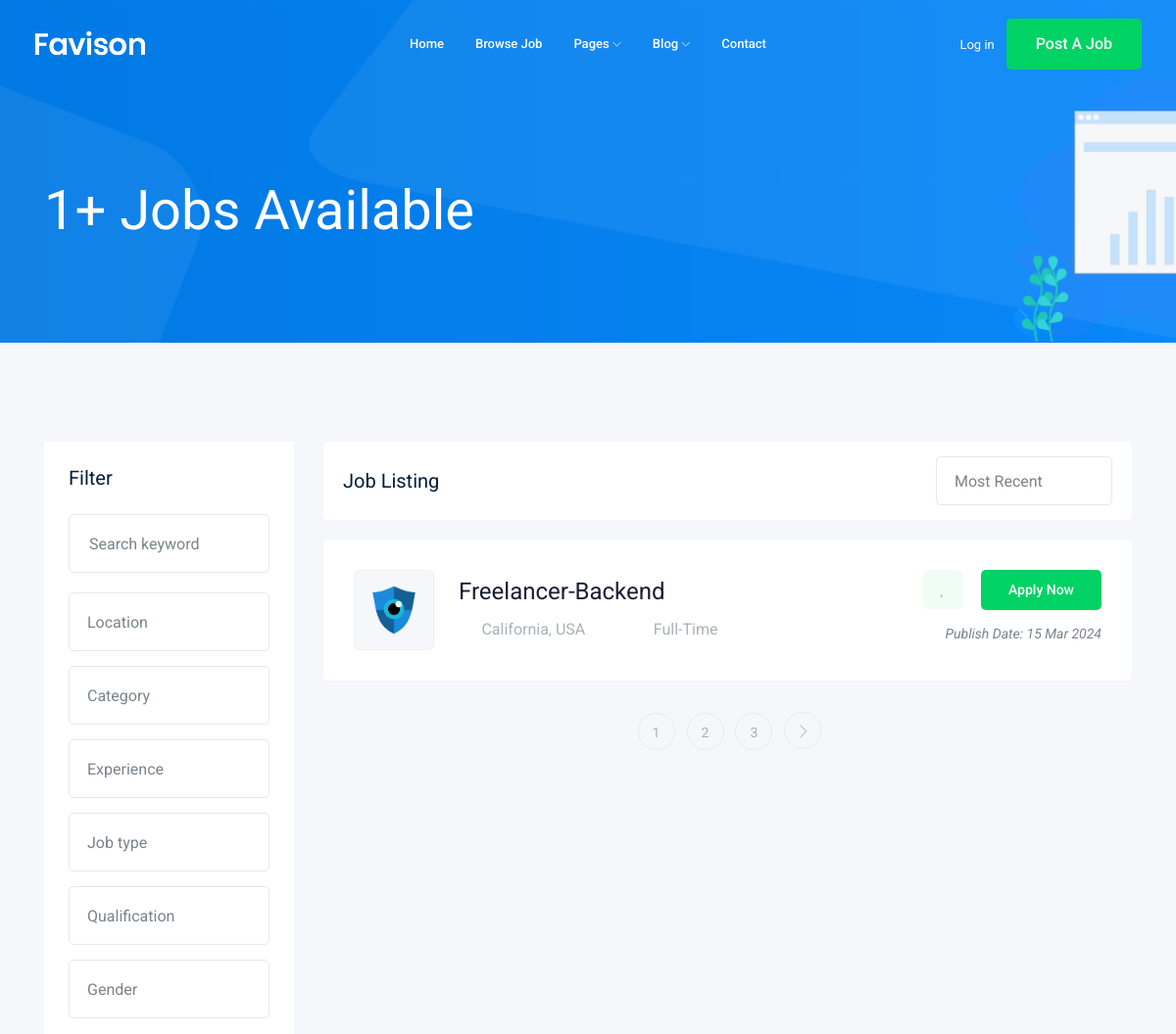
The app's page /jobs/ (upper part), older data.
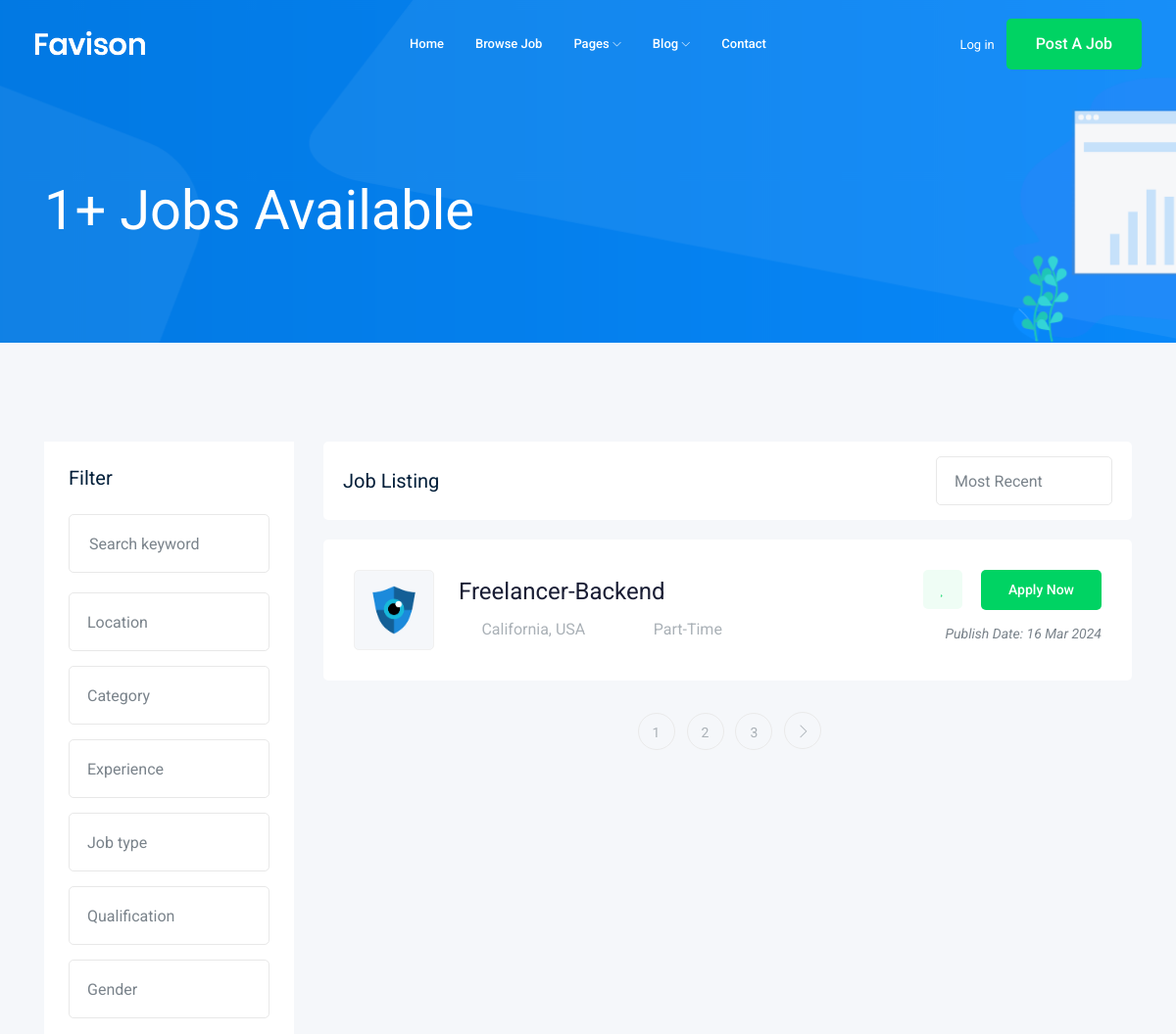
The same page, newer data.
### job/models.py (models this page shows, shortened)
class Job(models.Model):
    title = models.CharField(max_length=100)
    job_type = models.CharField(max_length=15, choices=JOB_TYPES)
    description = models.TextField(max_length=1000)
    publish_date = models.DateTimeField(auto_now=True)
    vacancy = models.IntegerField(default=1)
    salary = models.IntegerField(default=0)
    experience = models.IntegerField(default=1)
    category = models.ForeignKey('Categories', on_delete=models.CASCADE)
    image = models.ImageField(upload_to=upload_image)
    slug = models.SlugField(blank=True, null=True)

### job/views.py (the view)
# urls.py: path('', views.job_list),
def job_list(request):
    job_list = Job.objects.all()
    paginator = Paginator(job_list, 1)
    page_number = request.GET.get('page')
    page_obj = paginator.get_page(page_number)
    context = {'jobs': page_obj}
    return render(request, 'job/job_list.html', context)

### job/templates/job/job_list.html (shortened to what this page needs)
{% extends "base.html" %} {% block body %}
<div class="bradcam_area bradcam_bg_1">
  <div class="container">
    <div class="row">
      <div class="col-xl-12">
        <div class="bradcam_text">
          <h3>{{jobs|length}}+ Jobs Available</h3>
        </div>
      </div>
    </div>
  </div>
</div>
<div class="job_listing_area plus_padding">
  <div class="container">
    <div class="row">
      <div class="col-lg-3">
        <div class="job_filter white-bg">
          <div class="form_inner white-bg">
            <h3>Filter</h3>
            <form action="#">
              <div class="row">
                <div class="col-lg-12">
                  <div class="single_field">
                    <input type="text" placeholder="Search keyword" />
                  </div>
                </div>
                <div class="col-lg-12">
                </div>
                <div class="col-lg-12">
                </div>
                <div class="col-lg-12">
                </div>
                <div class="col-lg-12">
                </div>
                <div class="col-lg-12">
                </div>
                <div class="col-lg-12">
                </div>
              </div>
            </form>
          </div>
        </div>
      </div>
      <div class="col-lg-9">
        <div class="recent_joblist_wrap">
          <div class="recent_joblist white-bg">
            <div class="row align-items-center">
              <div class="col-md-6">
                <h4>Job Listing</h4>
              </div>
              <div class="col-md-6">
                <div class="serch_cat d-flex justify-content-end">
                </div>
              </div>
            </div>
          </div>
        </div>
        <div class="job_lists m-0">
          <div class="row">
            {% for job in jobs %}
            <div class="col-lg-12 col-md-12">
              <div class="single_jobs white-bg d-flex justify-content-between">
                <div class="jobs_left d-flex align-items-center">
                  <div class="thumb">
                    <img
                      style="max-width: 50px"
                      src="{{job.image.url}}"
                      alt=""
                    />
                  </div>
                  <div class="jobs_conetent">
                    <a href="{% url 'jobs:job_detail' job.slug %}"
                      ><h4>{{job.title}}</h4></a
                    >
                    <div class="links_locat d-flex align-items-center">
                      <div class="location">
                        <p><i class="fa fa-map-marker"></i> California, USA</p>
                      </div>
                      <div class="location">
                        <p><i class="fa fa-clock-o"></i>{{job.job_type}}</p>
                      </div>
                    </div>
                  </div>
                </div>
                <div class="jobs_right">
                  <div class="apply_now">
                    <a class="heart_mark" href="#">
                      <i class="fa fa-heart"></i>
                    </a>
                    <a
                      href="{% url 'jobs:job_detail' job.slug %}"
                      class="boxed-btn3"
                      >Apply Now</a
                    >
                  </div>
                  <div class="date">
                    <p>Publish Date: {{ job.publish_date|date:"d M Y" }}</p>
                  </div>
                </div>
              </div>
            </div>
            {% endfor %}
          </div>
          {% if jobs.has_other_pages %}
          <div class="row">
            <div class="col-lg-12">
              <div class="pagination_wrap">
                <ul>
                  {% for i in jobs.paginator.page_range %}
                  <li>
                    <a href="?page={{i}}"><span>{{i}}</span></a>
                  </li>
                  {% endfor %}
                  <li>
                    {% if jobs.has_next %}
                    <a href="?page={{jobs.next_page_number}}"> <i class="ti-angle-right"></i> </a>
                    {% endif %}
                  </li>
                </ul>
              </div>
            </div>
          </div>
          {% endif %}
        </div>
      </div>
    </div>
  </div>
</div>
{% endblock body %}

### templates/base.html (shortened to what this page needs)
{% load static %}
<!DOCTYPE html>
<html class="no-js" lang="zxx">
  <head>
    <link rel="stylesheet" href="{% static 'css/bootstrap.min.css' %}" />
    <link rel="stylesheet" href="{% static 'css/owl.carousel.min.css' %}" />
    <link rel="stylesheet" href="{% static 'css/magnific-popup.css' %}" />
    <link rel="stylesheet" href="{% static 'css/font-awesome.min.css' %}" />
    <link rel="stylesheet" href="{% static 'css/themify-icons.css' %}" />
    <link rel="stylesheet" href="{% static 'css/nice-select.css' %}" />
    <link rel="stylesheet" href="{% static 'css/flaticon.css' %}" />
    <link rel="stylesheet" href="{% static 'css/jquery-ui.css' %}" />
    <link rel="stylesheet" href="{% static 'css/gijgo.css' %}" />
    <link rel="stylesheet" href="{% static 'css/animate.min.css' %}" />
    <link rel="stylesheet" href="{% static 'css/slicknav.css' %}" />
    <link rel="stylesheet" href="{% static 'css/style.css' %}" />
  </head>
  <body>
    <header>
      <div class="header-area">
        <div id="sticky-header" class="main-header-area">
          <div class="container-fluid">
            <div class="header_bottom_border">
              <div class="row align-items-center">
                <div class="col-xl-3 col-lg-2">
                  <div class="logo">
                    <a href="index.html">
                      <img src="img/logo.png" alt="" />
                    </a>
                  </div>
                </div>
                <div class="col-xl-6 col-lg-7">
                  <div class="main-menu d-none d-lg-block">
                    <nav>
                      <ul id="navigation">
                        <li><a href="index.html">home</a></li>
                        <li><a href="jobs.html">Browse Job</a></li>
                        <li>
                          <a href="#">pages <i class="ti-angle-down"></i></a>
                        </li>
                        <li>
                          <a href="#">blog <i class="ti-angle-down"></i></a>
                        </li>
                        <li><a href="contact.html">Contact</a></li>
                      </ul>
                    </nav>
                  </div>
                </div>
                <div class="col-xl-3 col-lg-3 d-none d-lg-block">
                  <div class="Appointment">
                    <div class="phone_num d-none d-xl-block">
                      <a href="#">Log in</a>
                    </div>
                    <div class="d-none d-lg-block">
                      <a class="boxed-btn3" href="#">Post a Job</a>
                    </div>
                  </div>
                </div>
                <div class="col-12">
                </div>
              </div>
            </div>
          </div>
        </div>
      </div>
    </header>
    {% block body %}{% endblock body %}
  </body>
</html>

Row changes from the older to the newer data that the page shows:
changed Job "Freelancer-Backend": job_type "Full-Time" → "Part-Time"; publish_date "15 Mar 2024" → "16 Mar 2024"
